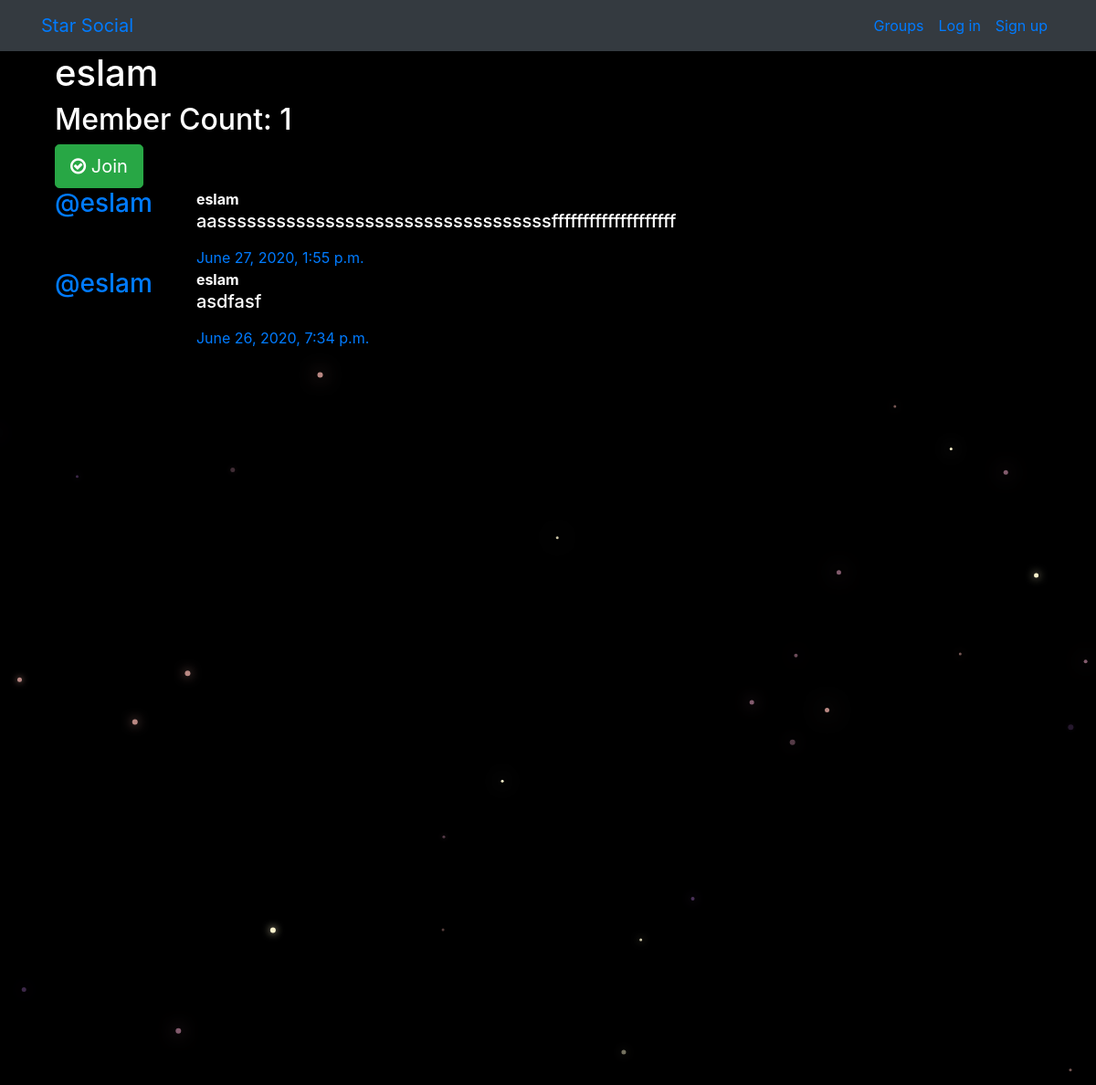
The page /groups/posts/in/eslam/ on the database its author committed.
### groups/models.py (models this page shows, shortened)
class Group(models.Model):
    owner = models.ForeignKey(User,related_name='group_owner',on_delete=models.CASCADE)
    name = models.CharField(max_length=255, unique=True)
    slug = models.SlugField(allow_unicode=True, unique=True)
    description = models.TextField(blank=True, default='')
    description_html = models.TextField(editable=False, default='', blank=True)
    members = models.ManyToManyField(User,through="GroupMember")    #Through option Represents the intermediate table that you want to use.  This used when you want to associate extra data in the relationship
    class Meta:
        ordering = ["name"]

### posts/models.py (models this page shows, shortened)
class Post(models.Model):
    user = models.ForeignKey(User, related_name="user_posts",on_delete=models.CASCADE)
    created_at = models.DateTimeField(auto_now=True)
    message = models.TextField()
    message_html = models.TextField(editable=False)
    group = models.ForeignKey(Group, related_name="group_posts",null=True, blank=True,on_delete=models.CASCADE)
    class Meta:
        ordering = ["-created_at"]
        unique_together = ["user", "message"] #It means the user shouldn't create the same post in any group

### groups/views.py (the view)
# urls.py: path("posts/in/<slug>/",views.SingleGroup.as_view(),name="single"),
class SingleGroup(generic.DetailView):
    model = Group

### groups/templates/groups/group_detail.html (shortened to what this page needs)
{% extends "groups/group_base.html" %}
{% block pregroup %}
<div class="container">
  <h1>{{group.name}}</h1>
  <h2> Member Count: {{group.members.count}}</h2>
  <div class="content">
  	{% if user in group.members.all %}
  		<a href="{% url 'groups:leave' slug=group.slug %}" class="btn btn-lg btn-warning"><span class="fa fa-times-circle-o"></span> Leave</a>
  	{% else %}
  		<a href="{% url 'groups:join' slug=group.slug %}" class="btn btn-lg btn-success"><span class="fa fa-check-circle-o"></span> Join</a>
  	{% endif %}
  </div>
</div>
{% endblock %}
{% block group_content %}
<div class="col-md-8">
	{% if group.group_posts.count == 0 %}
	<h2>No posts in this group yet!</h2>
	{% else %}
		{% for post in group.group_posts.all %}
			{% include "posts/_post.html" %}
		{% endfor %}
	{% endif %}
</div>
{% endblock %}

### posts/templates/posts/_post.html (shortened to what this page needs)
<div class="media">
	<h3 class="mr-5"><a href="{% url 'posts:for_user' username=post.user.username %}">@{{ post.user.username }}</a></h3>
	<div class="media-body">
		<strong>{{ post.user.username }}</strong>
		<h5>{{ post.message_html|safe }}</h5>
			<time class="time"><a href="{% url 'posts:single' username=post.user.username pk=post.pk %}" >{{ post.created_at }}</a></time>
	</div>
</div>

### static/simplesocial/css/master.css (style rules this page uses)
body { margin: 0; overflow: hidden; background-color: black; color:white; }

### rows shown on the page
Group: name "eslam", members.count "1"
Post: user.username "eslam", message_html "aassssssssssssssssssssssssssssssssssffffffffffffffffffff", created_at "June 27, 2020, 1:55 p.m."
Post: user.username "eslam", message_html "asdfasf", created_at "June 26, 2020, 7:34 p.m."
